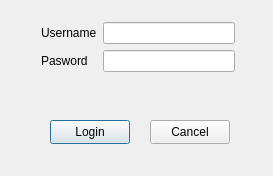
<?xml version="1.0" encoding="UTF-8"?>
<ui version="4.0">
 <class>loginForm</class>
 <widget class="QDialog" name="loginForm">
  <property name="geometry">
   <rect>
    <x>0</x>
    <y>0</y>
    <width>273</width>
    <height>176</height>
   </rect>
  </property>
  <property name="windowTitle">
   <string>Dialog</string>
  </property>
  <widget class="QPushButton" name="loginButton">
   <property name="geometry">
    <rect>
     <x>50</x>
     <y>120</y>
     <width>80</width>
     <height>24</height>
    </rect>
   </property>
   <property name="text">
    <string>Login</string>
   </property>
  </widget>
  <widget class="QPushButton" name="cancelButton">
   <property name="geometry">
    <rect>
     <x>150</x>
     <y>120</y>
     <width>80</width>
     <height>24</height>
    </rect>
   </property>
   <property name="text">
    <string>Cancel</string>
   </property>
  </widget>
  <widget class="QLabel" name="errorLabel">
   <property name="geometry">
    <rect>
     <x>40</x>
     <y>90</y>
     <width>191</width>
     <height>16</height>
    </rect>
   </property>
   <property name="text">
    <string/>
   </property>
  </widget>
  <widget class="QWidget" name="layoutWidget">
   <property name="geometry">
    <rect>
     <x>41</x>
     <y>22</y>
     <width>194</width>
     <height>56</height>
    </rect>
   </property>
   <layout class="QFormLayout" name="formLayout">
    <item row="0" column="0">
     <widget class="QLabel" name="usernameLabel">
      <property name="text">
       <string>Username</string>
      </property>
     </widget>
    </item>
    <item row="0" column="1">
     <widget class="QLineEdit" name="userName"/>
    </item>
    <item row="1" column="0">
     <widget class="QLabel" name="passwordLabel">
      <property name="text">
       <string>Pasword</string>
      </property>
     </widget>
    </item>
    <item row="1" column="1">
     <widget class="QLineEdit" name="userPasswd">
      <property name="echoMode">
       <enum>QLineEdit::Password</enum>
      </property>
     </widget>
    </item>
   </layout>
  </widget>
 </widget>
 <resources/>
 <connections/>
</ui>
